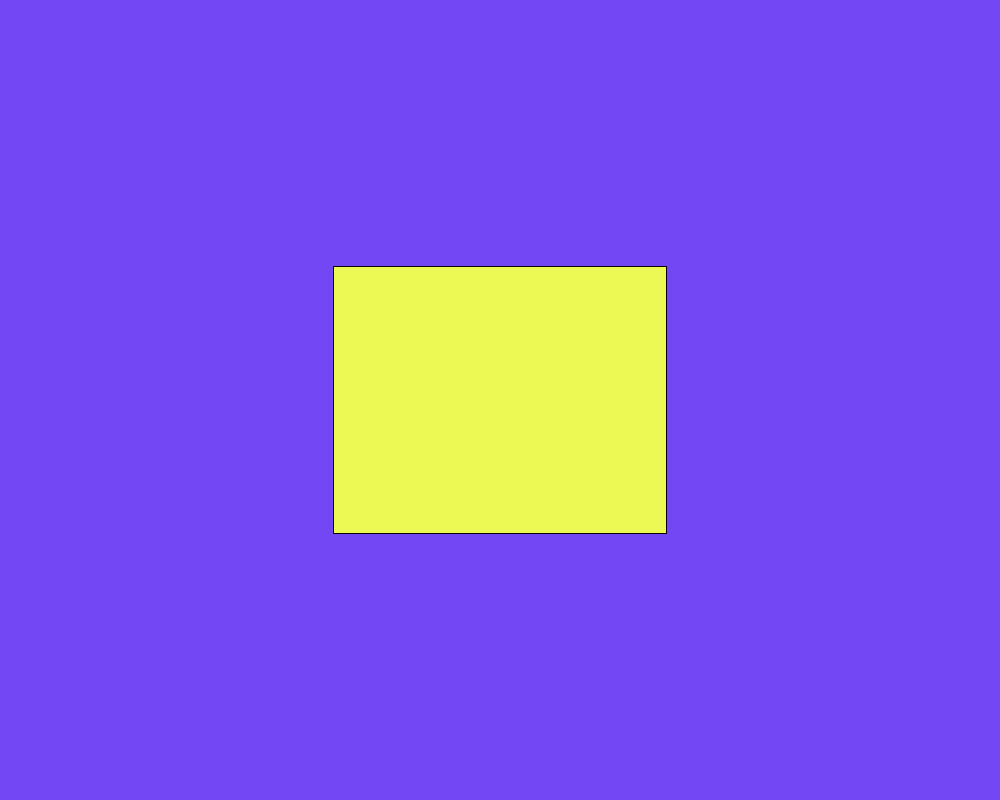
Frame 1 (no input)
Frame 60 (the mouse pressed at the canvas centre just before this capture): identical to frame 1, image omitted
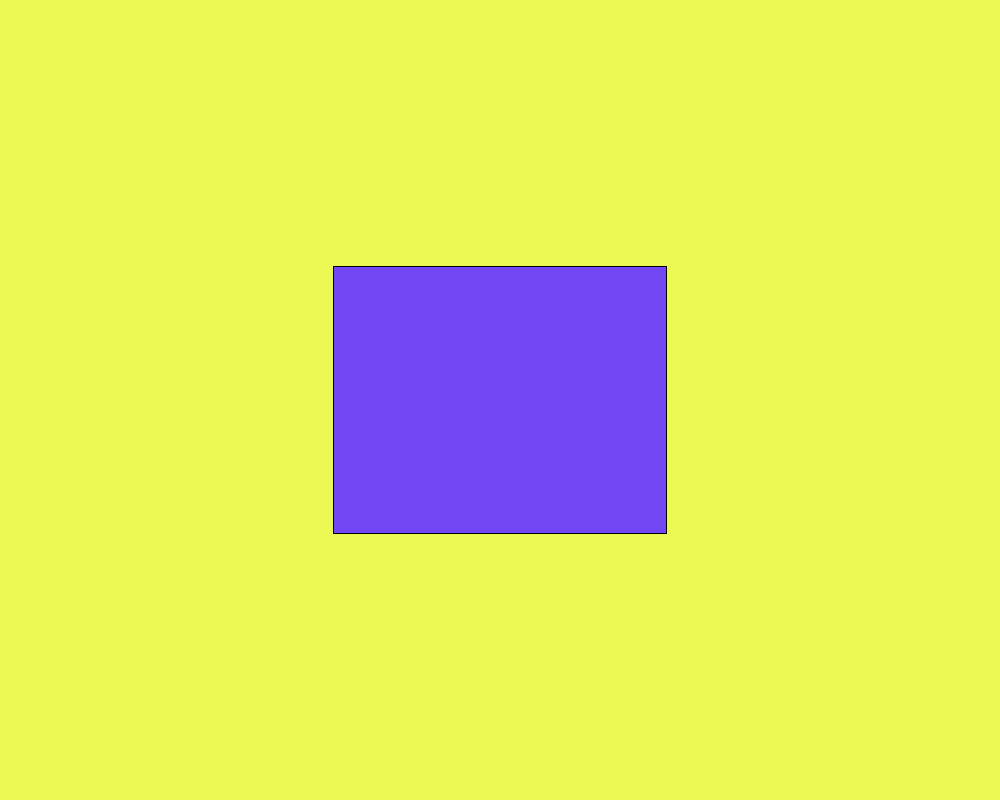
Frame 120 (the mouse held since frame 60 and released just before this capture)

The Processing sketch that drew these frames (run headless with seeded random() and noise(); from frame 60 on, the mouse is pressed at the canvas centre):

// Processing sketch: Question2
// ── Question2.pde
color colour1 = color(115, 71, 243);
color colour2 = color(236, 248, 84);

void setup() {
    size(1000,800);
}

void draw() {

    if (((mouseX >= width/3.0) && (mouseX <= (2.0*width/3.0))) && ((mouseY >= height/3.0) && (mouseY <= (2.0*height/3.0))))  {
        background(colour2);
        fill(colour1);
    }
    else {
        background(colour1);
        fill(colour2);
    }
    
    rectMode(CENTER);
    rect(width/2.0,height/2.0,width/3.0,height/3.0);
}
